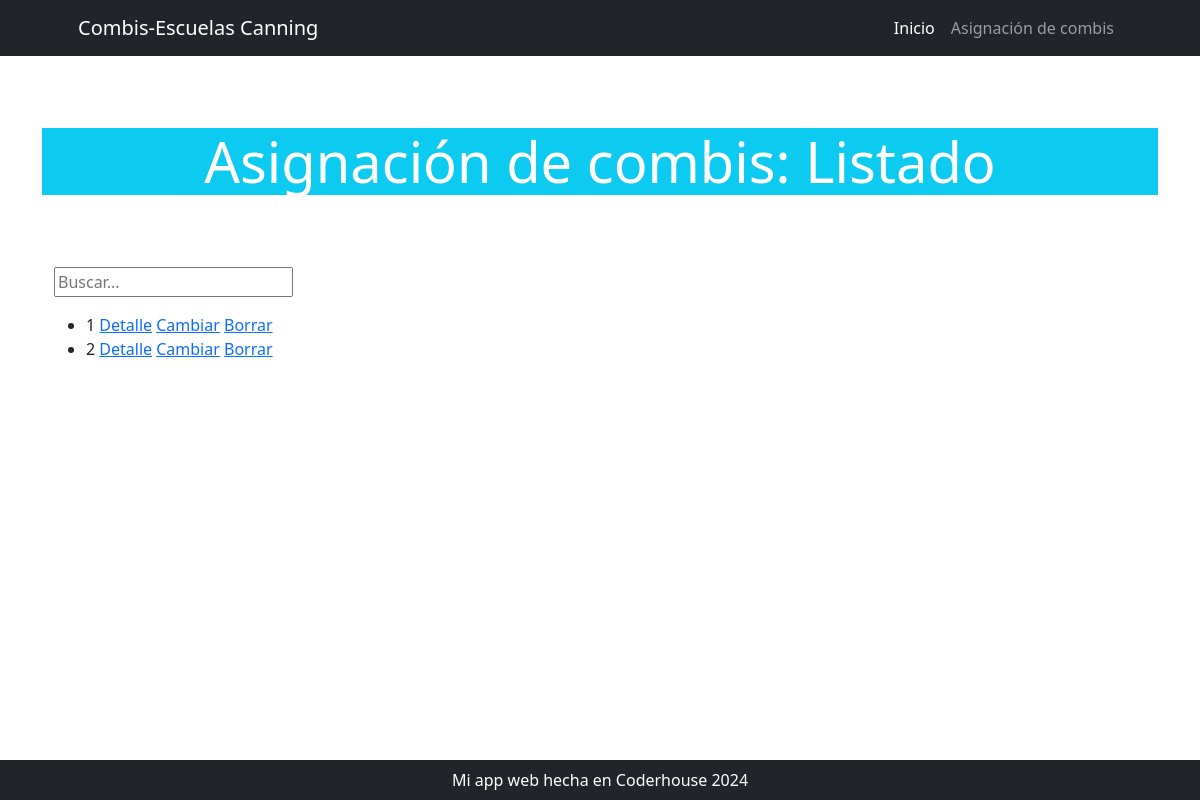
The app's page /Vehiculo/turno_de_recorrido_list/, older data.
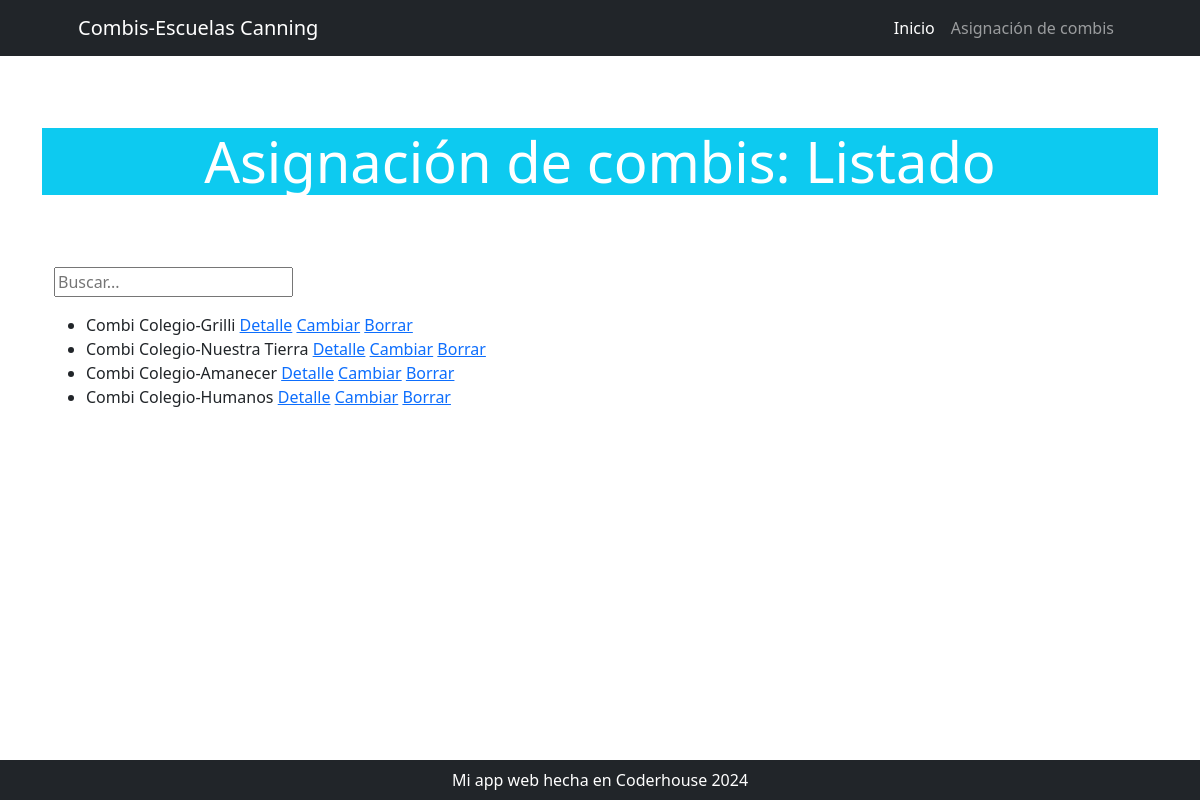
The same page, newer data.
### Vehiculo/models.py (models this page shows, shortened)
class Turno_de_recorrido(models.Model):
    nombre = models.TextField(unique=True)
    combi = models.ForeignKey(Combi, on_delete=models.SET_NULL, null=True, blank=True)
    conductor = models.ForeignKey(Conductor, on_delete=models.SET_NULL, null=True, blank=True)
    pasajero = models.ManyToManyField(Pasajero)

### Vehiculo/views.py (the view)
# urls.py: path("turno_de_recorrido_list/", turno_de_recorrido_list, name="turno_de_recorrido_list"),
def turno_de_recorrido_list(request):
    busqueda = request.GET.get("busqueda", None)
    if busqueda:
        print(busqueda)
        consulta = Turno_de_recorrido.objects.filter(nombre__icontains=busqueda)
    else:
        consulta = Turno_de_recorrido.objects.all()
    contexto = {"Vehiculo": consulta}
    return render(request, "Vehiculo/turno_de_recorrido_list.html", contexto)

### Vehiculo/templates/Vehiculo/turno_de_recorrido_list.html (shortened to what this page needs)
{% extends 'core/base.html' %}
{% block body_title %}
    Asignación de combis: Listado
{% endblock body_title %}
{% block content %}
    <div class="pb-lg-3">
        <form action="{% url 'Vehiculo:turno_de_recorrido_list' %}"" method="get">
            <input type="text" name="busqueda" placeholder="Buscar...">
        </form>
    </div>
    <ul>
        {% for turno in Vehiculo %}
            <li>
                {{ turno.nombre }}
                <a href="{% url 'Vehiculo:turno_detail' turno.id %}">Detalle</a>
                <a href="{% url 'Vehiculo:turno_update' turno.id %}">Cambiar</a>
                <a href="{% url 'Vehiculo:turno_delete' turno.id %}">Borrar</a>
            </li>
        {% endfor %}
    </ul>
{% endblock content %}

### core/templates/core/base.html (shortened to what this page needs)
{% load static %}
<!DOCTYPE html>
<html lang="es">
    <head>
        <link href="{% static 'core/css/styles.css' %}" rel="stylesheet" />
    </head>
    <body>
        {% include 'core/components/navbar.html' %}
        <div class="container px-4 py-lg-4">
            <div class="row align-items-center my-5">
                <h1 class="display-4 text-center mb-4 bg-info text-white">
                    {% block body_title %}
                    {% endblock body_title %}
                </h1>
            </div>
            {% block content %}
            {% endblock content %}
        </div>
        {% include 'core/components/footer.html' %}
    </body>
</html>

### core/templates/core/components/navbar.html (shortened to what this page needs)
<nav class="navbar navbar-expand-lg navbar-dark bg-dark">
    <div class="container px-5">
        <a class="navbar-brand" href="#!">Combis-Escuelas Canning</a>
        <div class="collapse navbar-collapse" id="navbarSupportedContent">
            <ul class="navbar-nav ms-auto mb-2 mb-lg-0">
                <li class="nav-item"><a class="nav-link active" aria-current="page" href="{% url 'core:index' %}">Inicio</a></li>
                <li class="nav-item"><a class="nav-link" href="{% url 'Vehiculo:index' %}">Asignación de combis</a></li>
            </ul>
        </div>
    </div>
</nav>

### core/templates/core/components/footer.html
<footer class="py-2 bg-dark fixed-bottom">
    <div class="container px-4 px-lg-5">
        <p class="m-0 text-center text-white">Mi app web hecha en Coderhouse 2024</p>
    </div>
</footer>

Row changes from the older to the newer data that the page shows:
changed Turno_de_recorrido: nombre "1" → "Combi Colegio-Grilli"
changed Turno_de_recorrido: nombre "2" → "Combi Colegio-Nuestra Tierra"
added Turno_de_recorrido: nombre "Combi Colegio-Amanecer"
added Turno_de_recorrido: nombre "Combi Colegio-Humanos"
